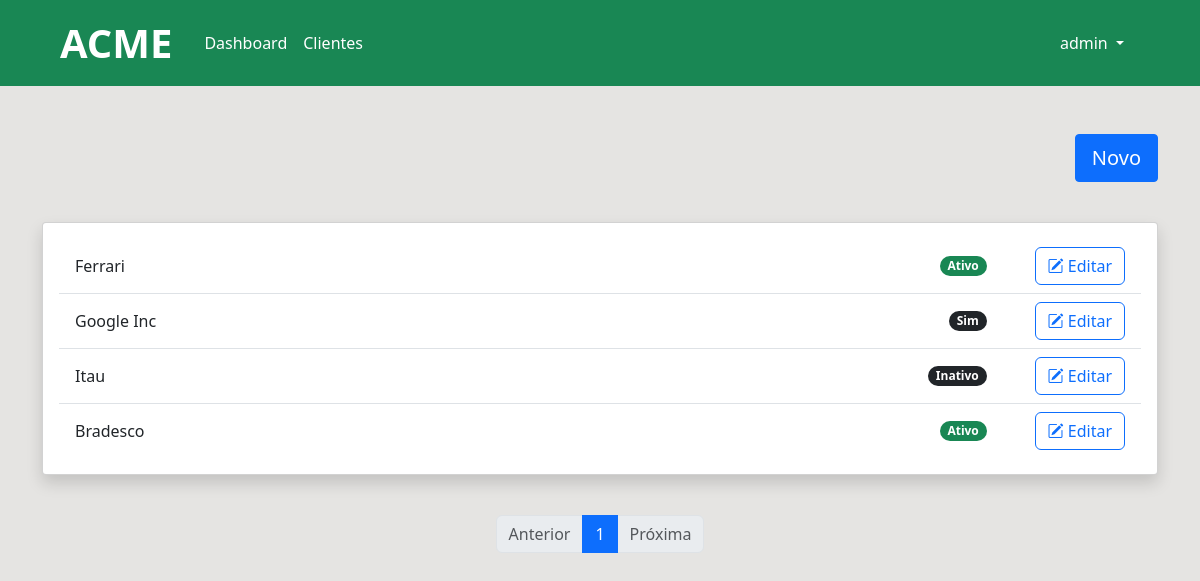
Page / (signed in) on the earlier database version.
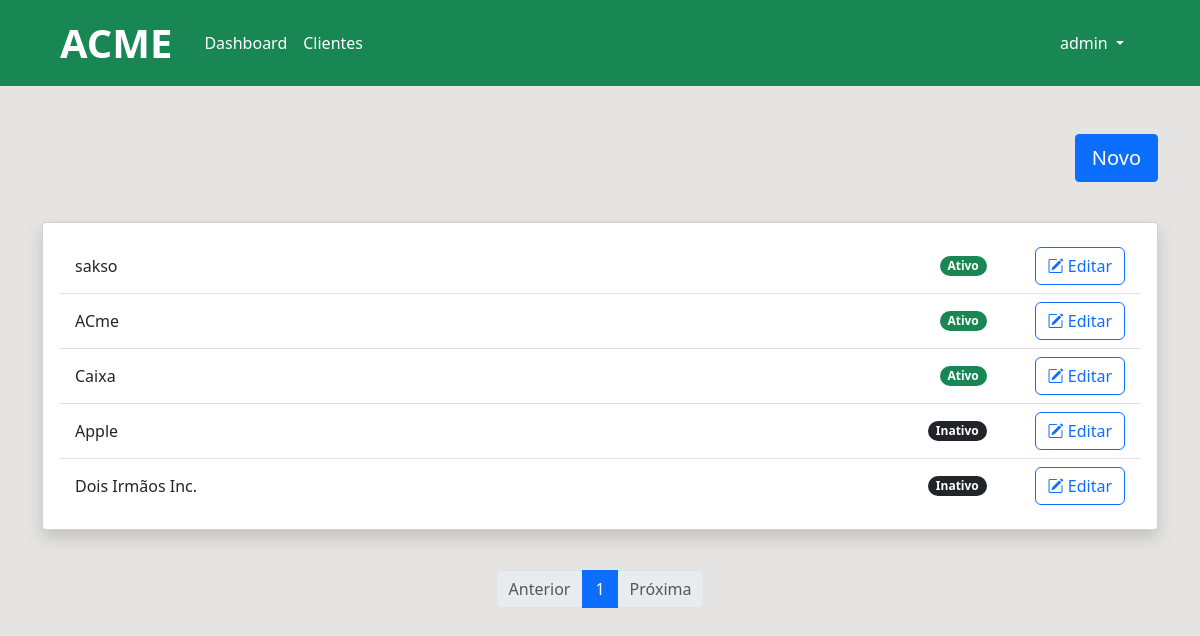
Same page on the later database version.
### dashboard/models.py (models this page shows, shortened)
class Empresas(models.Model):
    STATUS = (
        ('Inativo', 'Inativo'),
        ('Ativo', 'Ativo'),
    )
    name = models.CharField(max_length=300)
    Cnpj = models.TextField()
    active = models.CharField(
        max_length=8,
        choices=STATUS,
        default='Inativo'
    )
    created_at = models.DateTimeField(auto_now_add=True)
    updated_at = models.DateTimeField(auto_now=True)

### dashboard/views.py (the view)
# urls.py: path('', views.dashboard, name = 'dashboard'),
@login_required
def dashboard(request):
    empresas_list = Empresas.objects.all().order_by('-created_at')
    paginator = Paginator(empresas_list, 5)
    page = request.GET.get('page')
    empresas = paginator.get_page(page)
    return render(request, 'dashboard/dashboard.html', {'empresas': empresas})

### dashboard/templates/dashboard/dashboard.html (shortened to what this page needs)
{% extends 'base.html' %}
{% block content %}
<main class="container d-flex flex-column justify-content-center align-items-end">
    <div class="align-self-end mb-3">
      <a href="/novaempresa/">
        <button class="btn btn-primary btn-lg rounded-1 mb-4 mt-4" type="submit">Novo</button>
      </a>
    </div>
    <div class="d-flex flex-column w-100">
      <div class="card mb-3 shadow ms-auto rounded-1 flex-grow-1" style="width: 100%;">
        <div class="card-body">
          <ul class="list-group list-group-flush">
            {% for empresa in empresas %}
            <li class="list-group-item d-inline-flex align-items-center gap-5">
              <p class="flex-grow-1 mb-0">
                {{empresa.name}}
              </p>
              {% if empresa.active == 'Ativo' %}
              <span class="badge rounded-pill bg-success">{{empresa.active}}</span>
              {% else %}
              <span class="badge rounded-pill bg-dark">{{empresa.active}}</span>
              {% endif %}
              <a href = "/viewempresa/{{empresa.id}}">
                <button class="btn btn-outline-primary" type="submit">
                  <i class="bi bi-pencil-square"></i>
                  Editar
                </button>
              </a>
            </li>
            {% endfor %}
          </ul>
        </div>
      </div>
      <div class="d-flex justify-content-center align-items-center flex-shrink-0 mt-4">
        <nav aria-label="Page navigation example">
          <ul class="pagination">
            {% if empresas.has_previous %}
            <li class="page-item"><a class="page-link" href="?page={{ empresas.previous_page_number }}">Anterior</a></li>
            {% else %}
            <li class="page-item disabled"><span class="page-link">Anterior</span></li>
            {% endif %}
            {% for i in empresas.paginator.page_range %}
            {% if empresas.number == i %}
            <li class="page-item"><a class="page-link active" href="?page={{ i }}">{{ i }}</a></li>
            {% elif i > empresas.number|add:'-3' and i < empresas.number|add:'3' %}
            <li class="page-item"><a class="page-link" href="?page={{ i }}">{{ i }}</a></li>
            {% endif %}
            {% endfor %}
            {% if empresas.has_next %}
            <li class="page-item"><a class="page-link" href="?page={{ empresas.next_page_number }}">Próxima</a></li>
            {% else %}
            <li class="page-item disabled"><span class="page-link">Próxima</span></li>
            {% endif %}
          </ul>
        </nav>
      </div>
    </div>
</main>
{% endblock %}

### dashboard/templates/base.html (shortened to what this page needs)
{% load static %}
{% load crispy_forms_tags %}
<!DOCTYPE html>
<html lang="en">
<head>
    <link href="https://cdn.jsdelivr.net/npm/bootstrap@5.3.0-alpha3/dist/css/bootstrap.min.css" rel="stylesheet">
    <link rel="stylesheet" href="https://cdn.jsdelivr.net/npm/bootstrap-icons@1.10.5/font/bootstrap-icons.css">
    <link rel="stylesheet" href="{% static 'css/style.css' %}">
</head>
<body>
    <div class="container-fluid p-0">
        <header>
            <nav class="navbar navbar-expand-lg bg-success mb-4">
                <div class="container-fluid">
                  <a class="navbar-brand text-white fs-1 fw-semibold ms-5" href="/">ACME</a>
                  <div class="collapse navbar-collapse fw-light p-2 " id="navbarNavDropdown">
                    <ul class="navbar-nav me-auto">
                      <li class="nav-item">
                        <a class="nav-link active text-white" aria-current="page" href="#">Dashboard</a>
                      </li>
                      <li class="nav-item">
                        <a class="nav-link text-white" href="#">Clientes</a>
                      </li>
                    </ul>
                    <ul class="navbar-nav ms-auto me-5">
                      {% if user.is_authenticated %}
                        <li class="nav-item dropdown">
                          <a class="nav-link dropdown-toggle text-white" role="button" data-bs-toggle="dropdown" aria-expanded="false">
                            {{ user.username }}
                          </a>
                        </li>
                      {% endif %}
                    </ul>
                  </div>
                </div>
              </nav>
        </header>
        {% block content %}
        {% endblock %}
    </div>
</body>
</html>

### dashboard/static/css/style.css (style rules this page uses)
body { background-color: #E5E4E2; }

Differences in the rows shown:
removed Empresas: name "Ferrari", active "Ativo"
removed Empresas: name "Google Inc", active "Sim"
removed Empresas: name "Itau", active "Inativo"
removed Empresas: name "Bradesco", active "Ativo"
added Empresas: name "sakso", active "Ativo"
added Empresas: name "ACme", active "Ativo"
added Empresas: name "Caixa", active "Ativo"
added Empresas: name "Apple", active "Inativo"
added Empresas: name "Dois Irmãos Inc.", active "Inativo"
